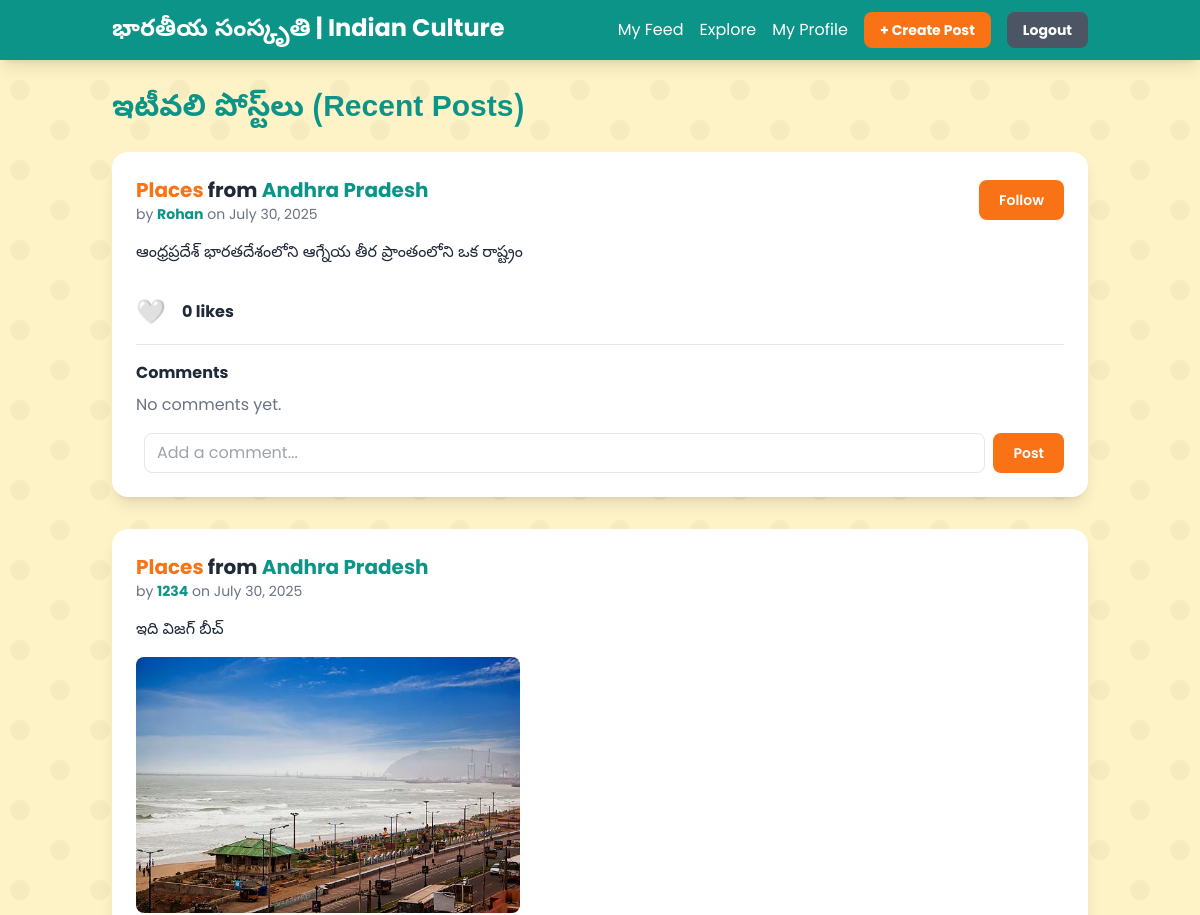
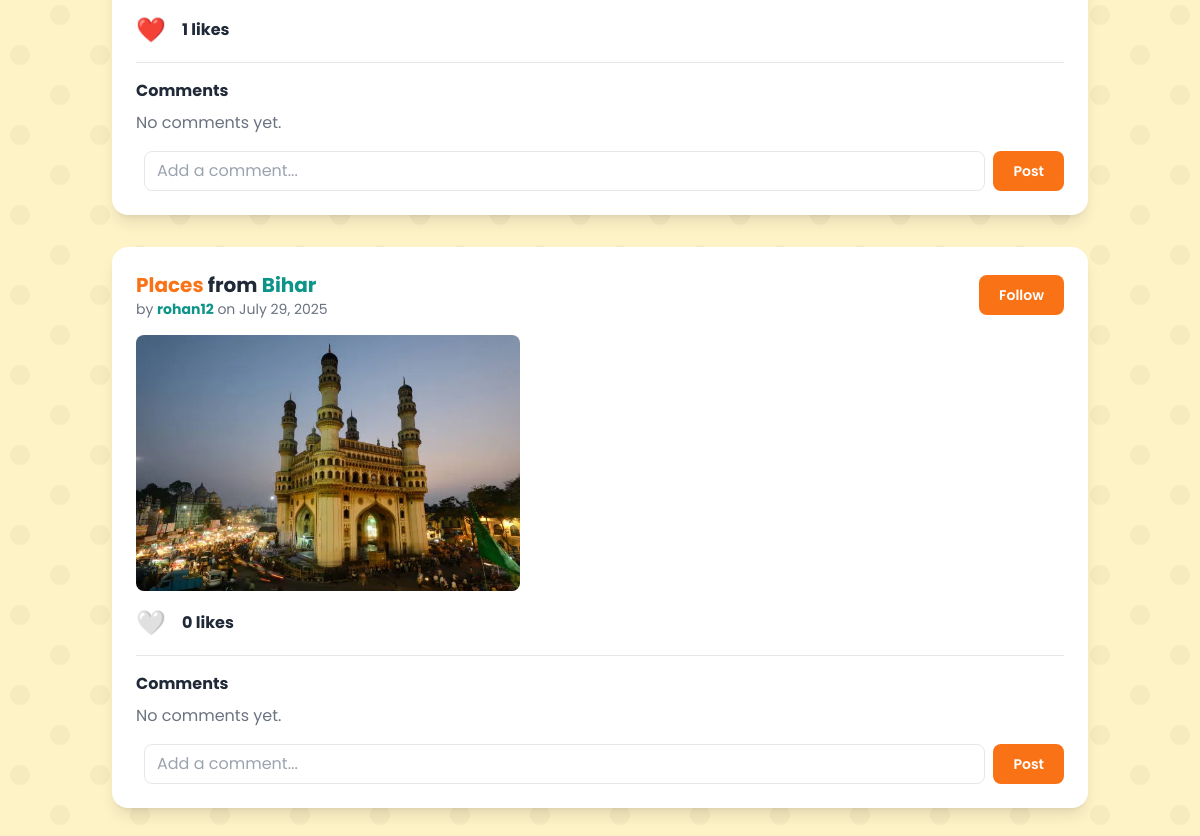
The app's page /explore/ (signed in) with its own data (2 pictures, top to bottom).
### portal/models.py (models this page shows, shortened)
class Contribution(models.Model):
    CATEGORY_CHOICES = [
        ('PLACES', 'Places'),
        ('DANCE', 'Dance'),
        ('FOOD', 'Food'),
        ('TRADITION', 'Tradition'),
    ]
    author = models.ForeignKey(User, on_delete=models.CASCADE)
    state = models.ForeignKey(State, on_delete=models.CASCADE)
    category = models.CharField(max_length=10, choices=CATEGORY_CHOICES)
    text_content = models.TextField(blank=True, null=True)
    image_content = models.ImageField(upload_to='images/', blank=True, null=True)
    audio_content = models.FileField(upload_to='audio/', blank=True, null=True)
    video_content = models.FileField(upload_to='videos/', blank=True, null=True)
    submitted_at = models.DateTimeField(auto_now_add=True)
    likes = models.ManyToManyField(User, related_name='liked_contributions', blank=True)
    def total_likes(self):
        return self.likes.count()

class State(models.Model):
    name = models.CharField(max_length=100, unique=True)

### portal/views.py (the view)
# urls.py: path('explore/', views.explore, name='explore'),
@login_required
def explore(request):
    all_contributions = Contribution.objects.all().order_by('-submitted_at')
    context = {
        'contributions': all_contributions
    }
    return render(request, 'home.html', context)

### portal/templates/home.html (shortened to what this page needs)
{% extends 'base.html' %}
{% block content %}
{% if is_personal_feed %}
    <div class="text-center bg-white p-4 rounded-lg shadow-md mb-8">
        <p>You're viewing your personalized feed. To see more, <a href="{% url 'explore' %}" class="text-secondary font-bold">explore all posts</a> and follow users or <a href="{% url 'edit_profile' %}" class="text-secondary font-bold">select your favorite categories</a>.</p>
    </div>
{% else %}
    <h2 class="text-3xl font-bold text-primary mb-6 telugu">ఇటీవలి పోస్ట్‌లు (Recent Posts)</h2>
{% endif %}
<div class="space-y-8">
    {% for item in contributions %}
    <div class="bg-white p-6 rounded-2xl shadow-lg">
        <div class="flex justify-between items-center mb-4">
            <div>
                <p class="text-xl font-bold">
                    <span class="text-secondary">{{ item.get_category_display }}</span> from <span class="text-primary">{{ item.state.name }}</span>
                </p>
                <p class="text-sm text-gray-500">by <a href="{% url 'public_profile' item.author.username %}" class="font-bold text-primary hover:underline">{{ item.author.username }}</a> on {{ item.submitted_at|date:"F j, Y" }}</p>
            </div>
            {% if user.is_authenticated and item.author != user %}
            <a href="{% url 'follow_user' item.author.id %}" class="btn-primary text-sm">
                {% if item.author.userprofile in user.userprofile.follows.all %}
                    Unfollow
                {% else %}
                    Follow
                {% endif %}
            </a>
            {% endif %}
        </div>
        {% if item.text_content %}<p class="mb-4">{{ item.text_content }}</p>{% endif %}
        <div class="flex flex-wrap gap-4">
            {% if item.image_content %}<img src="{{ item.image_content.url }}" class="max-w-sm rounded-lg">{% endif %}
        </div>
        <div class="mt-4 flex items-center space-x-4">
            <button onclick="likePost({{ item.id }})" class="like-btn-{{ item.id }} text-2xl">
                {% if user in item.likes.all %}❤️{% else %}🤍{% endif %}
            </button>
            <span id="likes-count-{{ item.id }}" class="font-bold">{{ item.total_likes }} likes</span>
        </div>
        <div class="mt-4 pt-4 border-t">
            <h4 class="font-bold mb-2">Comments</h4>
            <div class="space-y-2 mb-4">
                {% for comment in item.comments.all %}
                    <p><strong><a href="{% url 'public_profile' comment.author.username %}" class="text-primary hover:underline">{{ comment.author.username }}</a>:</strong> {{ comment.text }}</p>
                {% empty %}
                    <p class="text-gray-500">No comments yet.</p>
                {% endfor %}
            </div>
            <form action="{% url 'add_comment' item.id %}" method="post" class="flex space-x-2">
                <input type="text" name="comment_text" placeholder="Add a comment..." class="w-full border rounded-lg px-3 py-1">
                <button type="submit" class="btn-primary text-sm">Post</button>
            </form>
        </div>
    </div>
    {% empty %}
        <p class="text-center text-gray-600 py-10">Your feed is empty! Start by following some users or categories to see their posts here.</p>
    {% endfor %}
</div>
{% endblock %}

### portal/templates/base.html (shortened to what this page needs)
<!DOCTYPE html>
<html lang="en">
<head>
    <script src="https://cdn.tailwindcss.com"></script>
</head>
<body class="text-gray-800">
    <header class="bg-primary text-white shadow-lg sticky top-0 z-50">
        <nav class="container mx-auto px-6 py-3 flex justify-between items-center">
            <a href="{% url 'home' %}" class="text-2xl font-bold">
                <span class="telugu">భారతీయ సంస్కృతి</span> | Indian Culture
            </a>
            <div class="flex items-center space-x-4">
                {% if user.is_authenticated %}
                    <a href="{% url 'home' %}" class="hover:text-gray-300">My Feed</a>
                    <a href="{% url 'explore' %}" class="hover:text-gray-300">Explore</a>
                    <a href="{% url 'profile' %}" class="hover:text-gray-300">My Profile</a>
                    <a href="{% url 'create_post' %}" class="bg-secondary hover:bg-orange-700 text-white font-bold py-2 px-4 rounded-lg text-sm">+ Create Post</a>
                    <form action="{% url 'logout' %}" method="post" class="inline">
                        <button type="submit" class="bg-gray-600 hover:bg-gray-700 text-white font-bold py-2 px-4 rounded-lg text-sm">
                            Logout
                        </button>
                    </form>
                {% else %}
                    <a href="{% url 'login' %}" class="hover:text-gray-300">Login</a>
                    <a href="{% url 'register' %}" class="bg-secondary hover:bg-orange-700 text-white font-bold py-2 px-4 rounded-lg">Register</a>
                {% endif %}
            </div>
        </nav>
    </header>
    <main class="container mx-auto px-6 py-8">
        {% block content %}
        {% endblock %}
    </main>
</body>
</html>

### portal/templates/base.html (style rules this page uses)
body { font-family: 'Poppins', 'Noto Sans Telugu', sans-serif; background-color: #FEF3C7; background-attachment: fixed; }
.telugu { font-family: 'Noto Sans Telugu', sans-serif; }
.bg-primary { background-color: #0D9488; }
.bg-secondary { background-color: #F97316; }
.text-primary { color: #0D9488; }
.text-secondary { color: #F97316; }
.btn-primary { background-color: #F97316; color: white; padding: 10px 20px; border-radius: 8px; font-weight: 600; transition: background-color 0.3s; display: inline-block; border: none; cursor: pointer; }

### records on screen
Contribution: category "Places", state.name "Andhra Pradesh", author.username "Rohan", submitted_at "July 30, 2025", shows "Follow", text_content "ఆంధ్రప్రదేశ్ భారతదేశంలోని ఆగ్నేయ తీర ప్రాంతంలోని ఒక రాష్ట్రం", total_likes "0"
Contribution: category "Places", state.name "Andhra Pradesh", author.username "1234", submitted_at "July 30, 2025", text_content "ఇది విజగ్ బీచ్", image_content (picture), total_likes "1"
Contribution: category "Places", state.name "Bihar", author.username "rohan12", submitted_at "July 29, 2025", shows "Follow", image_content (picture), total_likes "0"
